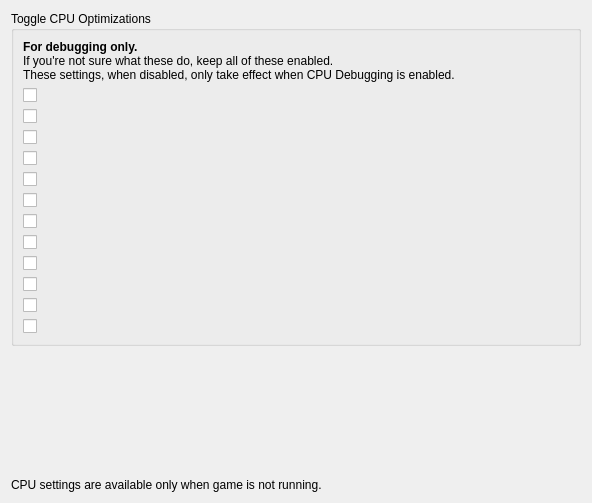
<?xml version="1.0" encoding="UTF-8"?>
<ui version="4.0">
 <class>ConfigureCpuDebug</class>
 <widget class="QWidget" name="ConfigureCpuDebug">
  <property name="geometry">
   <rect>
    <x>0</x>
    <y>0</y>
    <width>592</width>
    <height>503</height>
   </rect>
  </property>
  <property name="windowTitle">
   <string>Form</string>
  </property>
  <property name="accessibleName">
   <string>CPU</string>
  </property>
  <layout class="QVBoxLayout">
   <item>
    <layout class="QVBoxLayout">
     <item>
      <widget class="QGroupBox" name="groupBox">
       <property name="title">
        <string>Toggle CPU Optimizations</string>
       </property>
       <layout class="QVBoxLayout">
        <item>
         <widget class="QLabel" name="label">
          <property name="text">
           <string>&lt;html&gt;&lt;head/&gt;&lt;body&gt;&lt;p&gt;&lt;span style=&quot; font-weight:600;&quot;&gt;For debugging only.&lt;/span&gt;&lt;br/&gt;If you're not sure what these do, keep all of these enabled. &lt;br/&gt;These settings, when disabled, only take effect when CPU Debugging is enabled. &lt;/p&gt;&lt;/body&gt;&lt;/html&gt;</string>
          </property>
          <property name="wordWrap">
           <bool>false</bool>
          </property>
         </widget>
        </item>
        <item>
         <widget class="QCheckBox" name="cpuopt_page_tables">
          <property name="catalogueKey" stdset="0">
           <string notr="true">cpuopt_page_tables</string>
          </property>
         </widget>
        </item>
        <item>
         <widget class="QCheckBox" name="cpuopt_block_linking">
          <property name="catalogueKey" stdset="0">
           <string notr="true">cpuopt_block_linking</string>
          </property>
         </widget>
        </item>
        <item>
         <widget class="QCheckBox" name="cpuopt_return_stack_buffer">
          <property name="catalogueKey" stdset="0">
           <string notr="true">cpuopt_return_stack_buffer</string>
          </property>
         </widget>
        </item>
        <item>
         <widget class="QCheckBox" name="cpuopt_fast_dispatcher">
          <property name="catalogueKey" stdset="0">
           <string notr="true">cpuopt_fast_dispatcher</string>
          </property>
         </widget>
        </item>
        <item>
         <widget class="QCheckBox" name="cpuopt_context_elimination">
          <property name="catalogueKey" stdset="0">
           <string notr="true">cpuopt_context_elimination</string>
          </property>
         </widget>
        </item>
        <item>
         <widget class="QCheckBox" name="cpuopt_const_prop">
          <property name="catalogueKey" stdset="0">
           <string notr="true">cpuopt_const_prop</string>
          </property>
         </widget>
        </item>
        <item>
         <widget class="QCheckBox" name="cpuopt_misc_ir">
          <property name="catalogueKey" stdset="0">
           <string notr="true">cpuopt_misc_ir</string>
          </property>
         </widget>
        </item>
        <item>
         <widget class="QCheckBox" name="cpuopt_reduce_misalign_checks">
          <property name="catalogueKey" stdset="0">
           <string notr="true">cpuopt_reduce_misalign_checks</string>
          </property>
         </widget>
        </item>
        <item>
         <widget class="QCheckBox" name="cpuopt_fastmem">
          <property name="catalogueKey" stdset="0">
           <string notr="true">cpuopt_fastmem</string>
          </property>
         </widget>
        </item>
        <item>
         <widget class="QCheckBox" name="cpuopt_fastmem_exclusives">
          <property name="catalogueKey" stdset="0">
           <string notr="true">cpuopt_fastmem_exclusives</string>
          </property>
         </widget>
        </item>
        <item>
         <widget class="QCheckBox" name="cpuopt_recompile_exclusives">
          <property name="catalogueKey" stdset="0">
           <string notr="true">cpuopt_recompile_exclusives</string>
          </property>
         </widget>
        </item>
        <item>
         <widget class="QCheckBox" name="cpuopt_ignore_memory_aborts">
          <property name="catalogueKey" stdset="0">
           <string notr="true">cpuopt_ignore_memory_aborts</string>
          </property>
         </widget>
        </item>
       </layout>
      </widget>
     </item>
    </layout>
   </item>
   <item>
    <spacer name="verticalSpacer">
     <property name="orientation">
      <enum>Qt::Vertical</enum>
     </property>
     <property name="sizeHint" stdset="0">
      <size>
       <width>20</width>
       <height>40</height>
      </size>
     </property>
    </spacer>
   </item>
   <item>
    <widget class="QLabel" name="label_disable_info">
     <property name="text">
      <string>CPU settings are available only when game is not running.</string>
     </property>
     <property name="wordWrap">
      <bool>true</bool>
     </property>
    </widget>
   </item>
  </layout>
 </widget>
 <resources/>
 <connections/>
</ui>
